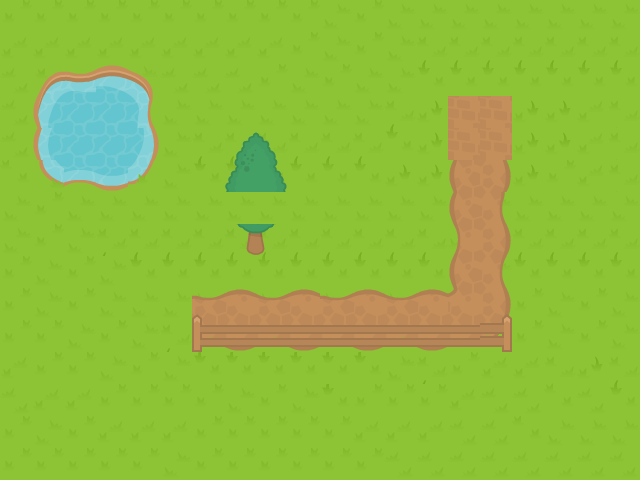

A level layout from a 2D game, rendered from its tile map. Below: a short description, then the map file with tile-grid data replaced by summaries:
An orthogonal 20x15 tile map with 32x32 px tiles, 2 tile layers (Background, Foreground) and 7 objects (1, 2, Door1).

<map version="1.0" orientation="orthogonal" width="20" height="15" tilewidth="32" tileheight="32">
 <tileset firstgid="1" name="Main" tilewidth="32" tileheight="32">
  <image source="RPGpack_sheet.png" width="1280" height="832" />
 </tileset>
 <layer name="Background" width="20" height="15">
  <data>[300 cells, 300 non-empty, 46 distinct tile ids]</data>
 </layer>
 <layer name="Foreground" width="20" height="15">
  <data>[300 cells, 18 non-empty, 11 distinct tile ids]</data>
 </layer>
 <objectgroup name="Collision" width="0" height="0">
  <object name="1" x="247" y="229" width="17" height="24" />
  <object name="2" x="193" y="344" width="318" height="7" />
  <object x="39" y="165">
   <polyline points="11,12 29,17 37,12 2,-35 -2,-36 -6,-11" />
  </object>
  <object x="36" y="129">
   <polyline points="0,0 0,-1 -5,-22 5,-40 17,-56 25,-59 42,-57 2,2" />
  </object>
  <object x="80" y="73">
   <polyline points="0,0 26,-9 42,-7 57,0 71,13 73,27 70,39 0,2" />
  </object>
  <object x="149" y="113">
   <polyline points="0,0 12,36 3,51 -12,69 -36,76 -56,73 -69,68 0,-1" />
  </object>
 </objectgroup>
 <objectgroup name="Interactive" width="0" height="0">
  <object name="Door1" x="459" y="123" width="42" height="35" />
 </objectgroup>
 <objectgroup name="Foreground" width="0" height="0" />
</map>
